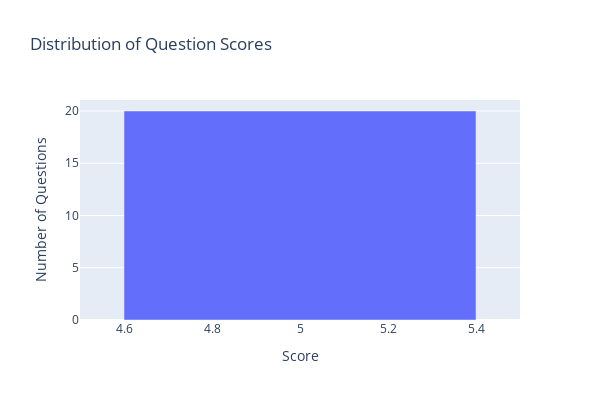

Write notebook code for a chart like this one.
### Code cell
from collections import Counter

score_counter = Counter(r["score"] for r in responses)

px.bar(
    x=score_counter.keys(),
    y=score_counter.values(),
    width=600,
    height=400,
    title="Distribution of Question Scores",
    labels={"x": "Score", "y": "Number of Questions"},
).show()

### Figure 1 — Plotly figure (JSON) as saved in the notebook; plotly's stock layout.template omitted (floating-point values rounded to 4 significant figures)
{"data": [{"hovertemplate": "Score=%{x}<br>Number of Questions=%{y}<extra></extra>", "legendgroup": "", "marker": {"color": "#636efa", "pattern": {"shape": ""}}, "name": "", "orientation": "v", "showlegend": false, "textposition": "auto", "type": "bar", "x": [5], "xaxis": "x", "y": [20], "yaxis": "y"}], "layout": {"barmode": "relative", "height": 400, "legend": {"tracegroupgap": 0}, "title": {"text": "Distribution of Question Scores"}, "width": 600, "xaxis": {"anchor": "y", "domain": [0, 1], "title": {"text": "Score"}}, "yaxis": {"anchor": "x", "domain": [0, 1], "title": {"text": "Number of Questions"}}}}
